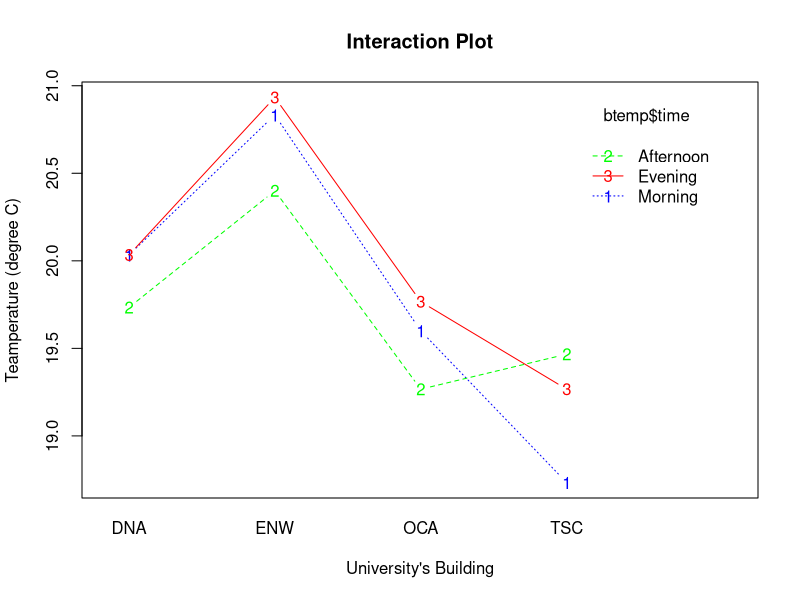

This chart was generated by the following R code:
## ---- chunk 1
knitr::opts_chunk$set(echo = TRUE)
## ---- chunk 2
btemp <- data.frame(temperature = c(21, 20.3, 20.7, 21.9, 20.7, 21.2
                                    , 20, 19.5, 20.1, 19.2, 19.3, 19.1
                                    , 20.2, 19.8, 20.1, 20.5, 19.8, 20.1
                                    , 20.1, 19.4, 19.9, 19.0, 21.2, 19.5
                                    , 18.9, 19.1, 19.3, 20.1, 20.7, 21.5
                                    , 18.7, 18.9, 19.3,  18.0, 17.9, 19.2)
                    , building = factor(rep(rep(c("DNA", "ENW", "OCA", "TSC")
                                                , each = 3), 3))
                    , time = factor(rep(c("Morning", "Afternoon", "Evening"), 12)
                                    , levels = c("Morning", "Afternoon", "Evening")))
## ---- chunk 3

interaction.plot(x.factor     = btemp$building, 
                 trace.factor = btemp$time,
                 response     = btemp$temperature,
                 main         = "Interaction Plot", 
                 xlab         = "University's Building", 
                 ylab         = "Teamperature (degree C)",
                 type         = "b",
                 col          = c("blue", "green", "red")) 
## ---- chunk 4
trent_uni <- aov(temperature ~ building * time, data = btemp)
# Getting the summary
summary(trent_uni)
## ---- chunk 5
main_effect <- lm(temperature ~ building + time, data = btemp)
summary(aov(main_effect))
## ---- chunk 6
TukeyHSD(trent_uni, "building")
